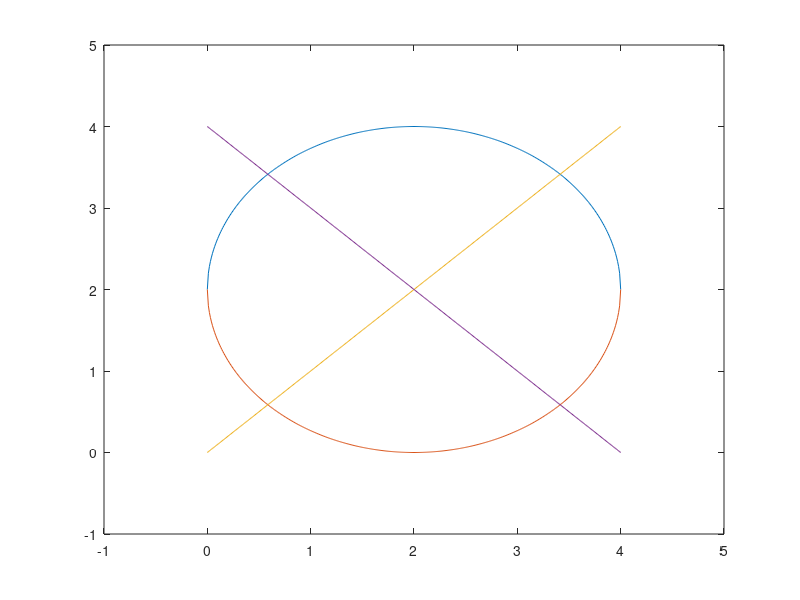

MATLAB code to generate this figure:
% Fase 1: Simular movimiento de agitador en un molino "bidimensional".

clc, clear

r = 2;
aspa = r - 1.5;
x = 0: 0.01: 2*r;
yup = sqrt(r^2 - (x - r).^2) + r;
ydown = -1 * sqrt(r^2 - (x - r).^2) + r;


plot(x,yup)
hold on
plot(x,ydown)
hold on

aspa1 = x;
aspa2 = -x + 2*r;
stirring1 = plot(x,aspa1);
hold on 
stirring2 = plot(x,aspa2);
hold on

for ang=1:360
  rotate(stirring1,[0 0 1],1);
  rotate(stirring2,[0 0 1],1);
  drawnow;
end






